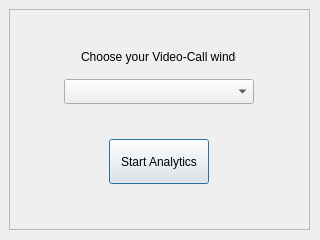
<?xml version="1.0" encoding="UTF-8"?>
<ui version="4.0">
 <class>Dialog</class>
 <widget class="QDialog" name="Dialog">
  <property name="geometry">
   <rect>
    <x>0</x>
    <y>0</y>
    <width>320</width>
    <height>240</height>
   </rect>
  </property>
  <property name="windowTitle">
   <string>Dialog</string>
  </property>
  <widget class="QFrame" name="frame">
   <property name="geometry">
    <rect>
     <x>9</x>
     <y>9</y>
     <width>301</width>
     <height>221</height>
    </rect>
   </property>
   <property name="frameShape">
    <enum>QFrame::StyledPanel</enum>
   </property>
   <property name="frameShadow">
    <enum>QFrame::Raised</enum>
   </property>
   <widget class="QComboBox" name="box_selection">
    <property name="geometry">
     <rect>
      <x>55</x>
      <y>70</y>
      <width>190</width>
      <height>25</height>
     </rect>
    </property>
   </widget>
   <widget class="QPushButton" name="btn_start">
    <property name="geometry">
     <rect>
      <x>100</x>
      <y>130</y>
      <width>100</width>
      <height>45</height>
     </rect>
    </property>
    <property name="text">
     <string>Start Analytics</string>
    </property>
   </widget>
   <widget class="QLabel" name="label">
    <property name="geometry">
     <rect>
      <x>72</x>
      <y>40</y>
      <width>155</width>
      <height>16</height>
     </rect>
    </property>
    <property name="text">
     <string>Choose your Video-Call window:</string>
    </property>
   </widget>
  </widget>
 </widget>
 <resources/>
 <connections/>
</ui>
